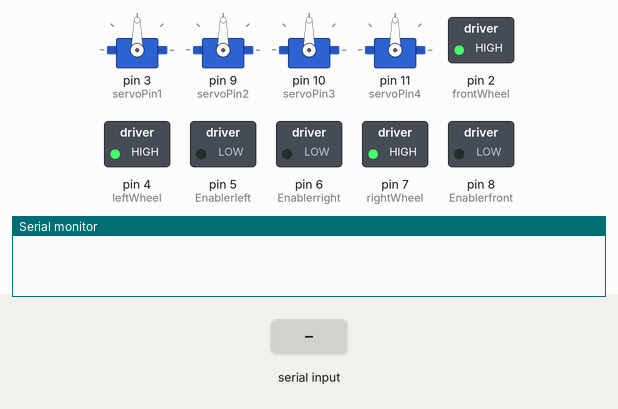
Recording of a sketch running on a simulated Arduino Uno, built with avr-gcc and run on an emulated ATmega328P. Shown: 4 × servo, switched loads named in the sketch (green lamp = pin HIGH), the last lines printed to the serial monitor. The test bench sets the inputs (shaded band).

Above: at 1.2 s.
1.3 s: "h90\n" received over Serial
At 3.3 s:
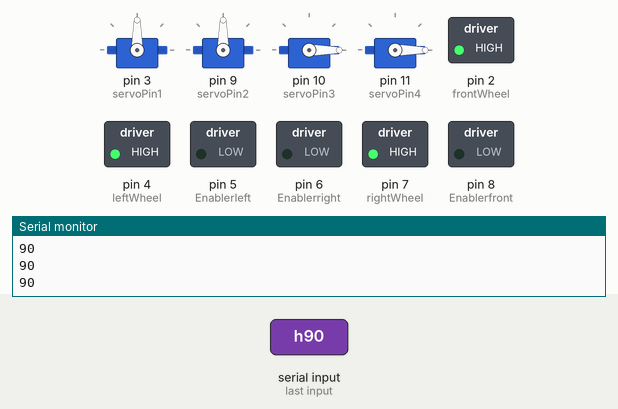
3.8 s: "c,45\n" received over Serial
Timing chart, 0 to 6.8 s (numbered marks = the images above; inputs shaded):
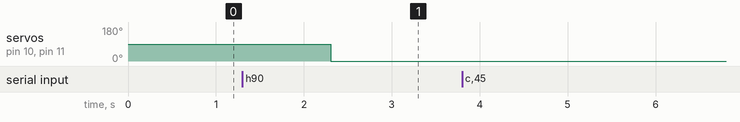

The sketch:

Mr.gari.ino
```cpp
/*making Input 2 of the L293D GND all the time*/
#include<String.h>
#include<Servo.h>
#define frontWheel 2
#define leftWheel 4
#define rightWheel 7
#define Enablerfront 8
#define Enablerleft 5
#define Enablerright 6
#define servoPin1 3 //For servobase
#define servoPin2 9 //for servoAnkle
#define servoPin3 10 //forservolefty
#define servoPin4 11 //for servorighty

//#include<String>

/*Global variable declaration*/

int handle_value = 0;
int pwmEnablefront = 0;
int pwmEnableleft = 0;
int pwmEnableright = 0;;
char command;
String serialReader;
String potValue1;
String potValue2;
String potValue3;
String potValue4;
Servo servoBase, servoAnkle, servolefty, servorighty;
int servo1;
int servo2;
int servo_little1;
int servo_little2;
int rider1, rider2;
int val1, val2;
int angle;

//End of Global Value declaration

void setup() {
  Serial.begin(9600);
  pinMode(frontWheel, OUTPUT);
  pinMode(leftWheel, OUTPUT);
  pinMode(rightWheel, OUTPUT);

  digitalWrite(frontWheel, HIGH);
  digitalWrite(leftWheel, HIGH);
  digitalWrite(rightWheel, HIGH);

  pinMode(Enablerfront, OUTPUT);
  pinMode(Enablerleft, OUTPUT);
  pinMode(Enablerright, OUTPUT);
  servoBase.attach(servoPin1);
  servoAnkle.attach(servoPin2);
  servolefty.attach(servoPin3);
  servorighty.attach(servoPin4);

}

void hand_driver(){
    serialReader = Serial.readString();
    Serial.println(serialReader);

    char temp[15];
    strcpy(temp, serialReader.c_str());
    char* splitted = strtok(temp, " ,");;
    potValue1 = splitted;
    Serial.println(potValue1);
    servo1 = potValue1.toInt();

    splitted = strtok(NULL, " ,");
    potValue2 = splitted;
    Serial.println(potValue2);
    servo2 = potValue2.toInt();

    splitted = strtok(NULL, " ,");
    potValue3 = splitted;
    Serial.println(potValue1);
    servo_little1 = potValue3.toInt();

    splitted = strtok(NULL, " ,");
    potValue4 = splitted;
    Serial.println(potValue4);
    servo_little2 = potValue4.toInt();

    if(servo1 == 1){
     for(angle = rider1; angle < rider1 + 10; angle++){
      servoBase.write(angle);
      delay(50);
     }
     rider1 = angle;
    }
    else  if(servo1 == 2){
      for(angle = rider1; angle > rider1 - 10; angle--){
        servoBase.write(angle);
        delay(50);
      }
      rider1 = angle;
    }

    if(servo2 == 1){
     for(angle = rider1; angle < rider1 + 10; angle++){
      servoBase.write(angle);
      delay(50);
     }
     rider2 = angle;
    }
    else  if(servo2 == 2){
      for(angle = rider2; angle > rider2 - 10; angle--){
        servoBase.write(angle);
        delay(50);
      }
      rider2 = angle;
    }

    servolefty.write(servo_little1);
    servorighty.write(servo_little2);


}

void car_driver(){

    serialReader = Serial.readString();
    Serial.println(serialReader);

    char temp[15];
    strcpy(temp, serialReader.c_str());
    char* splitted = strtok(temp, " ,");;
    potValue1 = splitted;
    Serial.println(potValue1);
    pwmEnablefront = potValue1.toInt();
    splitted = strtok(NULL, " ,");
    potValue2 = splitted;
    Serial.println(potValue2);
    pwmEnableleft = potValue2.toInt();
    splitted = strtok(NULL, " ,");
    potValue3 = splitted;
    Serial.println(potValue1);
    pwmEnableright = potValue3.toInt();

    if(pwmEnablefront < 20 && pwmEnableleft < 20 && pwmEnableright <20){
      digitalWrite(Enablerfront, 0);
      //digitalWrite(Enablerfront, pwmEnablefront);

      digitalWrite(Enablerleft, 0);
      //digitalWrite(Enablerleft, pwmEnableleft);

      digitalWrite(Enablerright, 0);
      //digitalWrite(Enablerfront, pwmEnableright);

    }
    else{
      digitalWrite(Enablerfront, HIGH);
      //digitalWrite(Enablerfront, pwmEnablefront);

      //digitalWrite(Enablerleft, HIGH);
      digitalWrite(Enablerleft, pwmEnableleft);

      //digitalWrite(Enablerright, HIGH);
      digitalWrite(Enablerfront, pwmEnableright);
    }
}

void loop() {
  //char potValue;
  //int pwmValue = 0;

  if(Serial.available()){

    char command = Serial.read();
    if(command == 'c'){
      car_driver();
    }
    else if(command == 'h'){
      //                                                                                                                                                                                      Serial.println();
      hand_driver();
    }
  }


}
```

Measured:
- after the input at 1.3 s, servo on pin 10 (servoPin3), servo on pin 11 (servoPin4): 90° → 0° after 1.0 s
